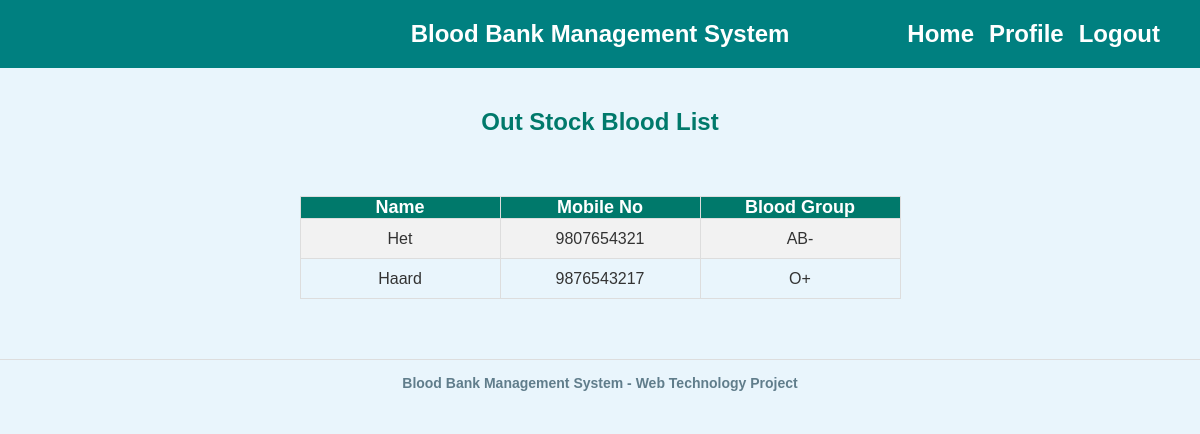
/out-stock-blood-list.php (signed in), run on the app's committed database.
### tables this page shows
CREATE TABLE `out_stoke_b` (
  `id` int(11) NOT NULL,
  `bname` varchar(50) DEFAULT NULL,
  `name` varchar(50) DEFAULT NULL,
  `mno` varchar(50) DEFAULT NULL
);

### out-stock-blood-list.php (the view, shortened to what this page needs)
<?php
include('connection.php');
?>
<!DOCTYPE html>
<html lang="en">
<head>
    <link rel="stylesheet" href="admin-home.css">
</head>
<body>
    <div id="header">
        <a href="admin-home.php" id="header-title">Blood Bank Management System</a>
        <div id="nav-bar">
            <a href="admin-home.php">Home</a>
            <a href="profile.php">Profile</a>
            <a href="logout.php">Logout</a>
        </div>
    </div>
    <div id="body-content">
        <h1>Out Stock Blood List</h1>
        <div id="form">
            <table>
                <tr>
                    <th>Name</th>
                    <th>Mobile No</th>
                    <th>Blood Group</th>
                </tr>
                <?php
                $q = $db->query("SELECT * FROM out_stoke_b");
                while ($r1 = $q->fetch(PDO::FETCH_OBJ)) {
                    ?>
                    <tr>
                        <td><?= $r1->name; ?></td>
                        <td><?= $r1->mno; ?></td>
                        <td><?= $r1->bname; ?></td>
                    </tr>
                    <?php
                }
                ?>
            </table>
        </div>
    </div>
    <div id="footer">
        <h4>Blood Bank Management System - Web Technology Project</h4>
    </div>
</body>
</html>

### admin-home.css (style rules this page uses)
* { margin: 0; padding: 0; box-sizing: border-box; font-family: Arial, sans-serif; }
body { background-color: #e9f5fc; color: #333; font-size: 16px; }
#header { display: flex; align-items: center; justify-content: space-between; background-color: #008080; padding: 20px 40px; font-size: 24px; font-weight: bold; }
#header-title { position: absolute; left: 50%; transform: translateX(-50%); text-align: center; }
#header a { text-decoration: none; color: white; font-size: 24px; }
#nav-bar { display: flex; align-items: center; gap: 15px; margin-left: auto; }
#body-content { display: flex; flex-direction: column; align-items: center; padding: 40px; }
#body-content h1 { font-size: 24px; color: #00796b; margin-bottom: 30px; }
#footer { font-size: 14px; color: #607d8b; text-align: center; padding: 15px; margin-top: 20px; border-top: 1px solid #ddd; }

### out-stock-blood-list.php (style rules this page uses)
td { width: 200px; height: 40px; text-align: center; padding: 8px; }
table { width: 100%; max-width: 800px; border-collapse: collapse; margin-top: 30px; }
table, th, td { border: 1px solid #ddd; }
th { background-color: #00796b; color: white; font-size: 18px; }
tr:nth-child(even) { background-color: #f2f2f2; }

### data on the page
out_stoke_b: name "Het", mno "9807654321", bname "AB-"
out_stoke_b: name "Haard", mno "9876543217", bname "O+"
